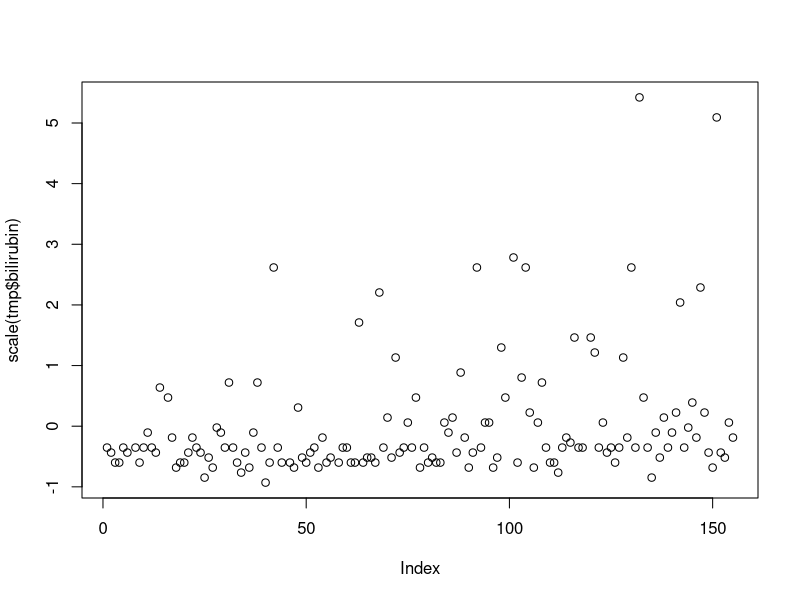
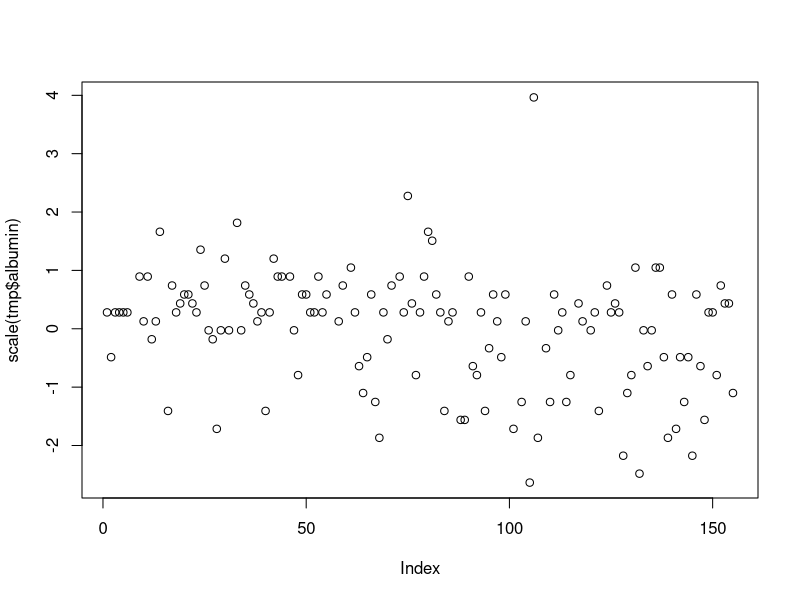
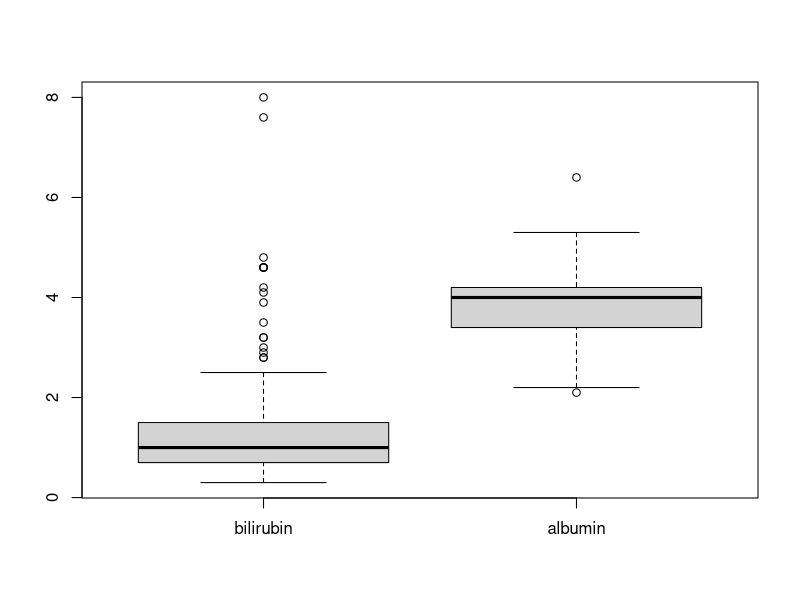
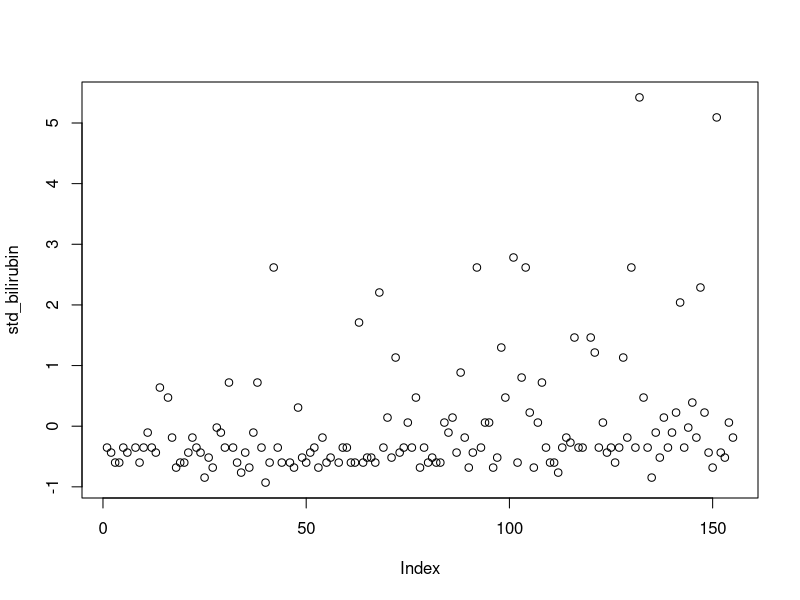
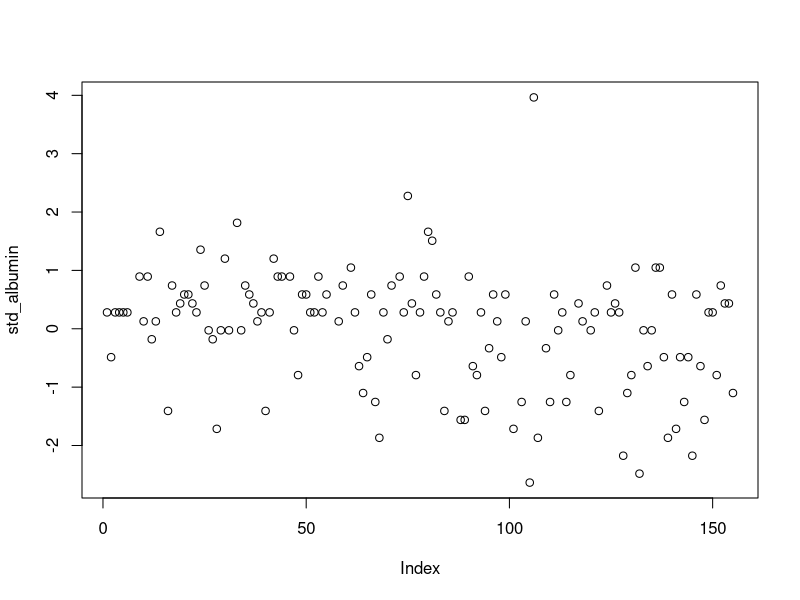

These charts were generated, in order, by the following R code:
## ---- chunk 1
knitr::opts_chunk$set(echo = TRUE)
## ---- chunk 2
setwd("~/Documents/courses/newCollege/current/eda/assignments/a9/")
## ---- chunk 3
url <- "https://archive.ics.uci.edu/ml/datasets/Hepatitis"
## ---- chunk 4
    hep_data <- read.csv("data_na.csv", header=FALSE)
    str(hep_data)
## ---- chunk 5
    sum(hep_data$V1 == 1)
    sum(hep_data$V1 == 2)
## ---- chunk 6
    names(hep_data) <- lapply(strsplit(tolower(readLines("namesJust.txt")), "\n"), as.character)
## ---- chunk 7
    write.csv(hep_data, "hep_data.csv", row.names = FALSE)
## ---- chunk 8
    sum(complete.cases(hep_data))
## ---- chunk 9
    str(hep_data)
    tmp <- as.data.frame(cbind(hep_data[,c("age", "sex")], sapply(
          hep_data[, c("bilirubin", "alk phosphate", "sgot", "albumin")],
            as.numeric)))
    str(tmp)
    sum(complete.cases(tmp))
    sum(complete.cases(tmp[,"bilirubin"]))
## ---- chunk 10
    quantile(tmp$bilirubin, na.rm = TRUE)
    plot(scale(tmp$bilirubin))
    plot(scale(tmp$albumin))
    boxplot(tmp[,c("bilirubin", "albumin")])
## ---- chunk 11
    max(tmp$age)
    min(tmp$age)
## ---- chunk 12
    age_groups <- cut(tmp$age, breaks = seq(0, 80, 10))
    tmp[,"age"] <- age_groups
## ---- chunk 13
    agg <- aggregate(tmp[,3:6], by=list(age=tmp$age, sex=tmp$sex), FUN=mean, na.rm=TRUE)
    agg
## ---- chunk 14
    hep_sort <- hep_data[order(hep_data$bilirubin),]
    str(hep_sort)
## ---- chunk 15
    std_bilirubin <- scale(tmp$bilirubin)
    std_albumin   <- scale(tmp$albumin)
    plot(std_bilirubin)
    plot(std_albumin)
## ---- chunk 16
    tmp2 <- tmp[,c("bilirubin", "alk phosphate", "sgot", "albumin")]
    a <- prcomp(tmp2[complete.cases(tmp2),], center=TRUE, scale=TRUE)
    a
    b <- princomp(tmp2[complete.cases(tmp2),], scores = TRUE, cor = TRUE)
    b
    c <- princomp(tmp2[complete.cases(tmp2),])
    c
## ---- chunk 17
    summary(a)
    summary(b)
    summary(c)
    b["loadings"]
## ---- chunk 18
    tmpA <- hep_data[,c("sex", "age", "steroid", "antivirals")]
    tmpB <- hep_data[,c("sex", "age", "bilirubin", "alk phosphate", "sgot", "albumin")]
    tmpC <- merge.data.frame(tmpA[complete.cases(tmpA),], 
                             tmpB[complete.cases(tmpB),])
    dim(tmpC)
